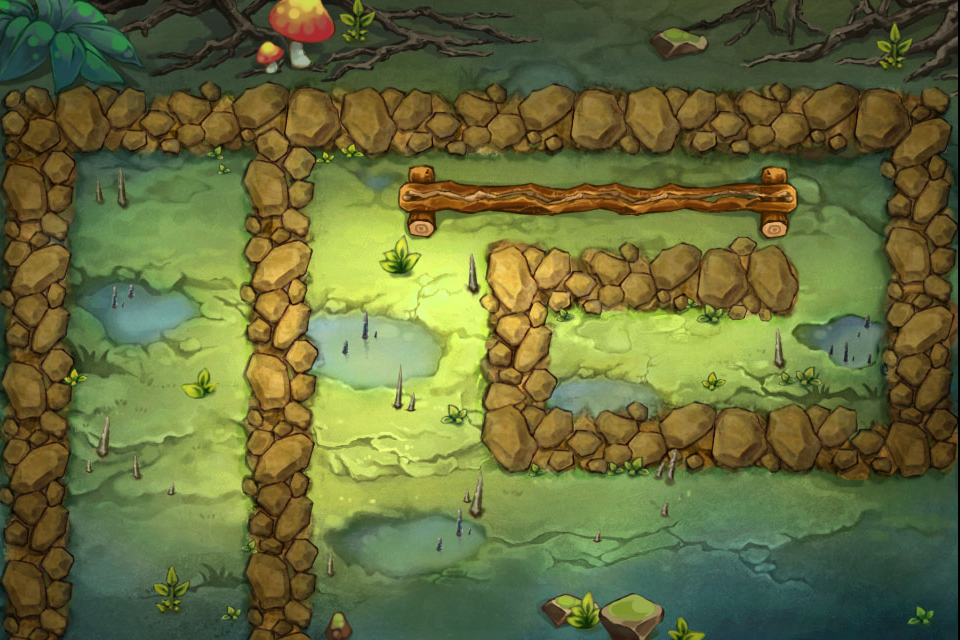

Tiled map render using the project's own tile images. Description and the map definition, with tile-layer contents summarised, below:
An orthogonal 12x8 tile map with 80x80 px tiles, 1 tile layer (Background) and 7 objects (3x grass, woodhero, Stone1.png, branches.png, stakes.png).

<map version="1.0" orientation="orthogonal" width="12" height="8" tilewidth="80" tileheight="80">
 <tileset firstgid="1" name="level4_4bg" tilewidth="80" tileheight="80">
  <tileoffset x="-2" y="0" />
  <image source="level4_4bg.jpg" width="960" height="640" />
  <tile id="12">
   <properties>
    <property name="tiletype" value="0" />
   </properties>
  </tile>
  <tile id="13">
   <properties>
    <property name="tiletype" value="0" />
   </properties>
  </tile>
  <tile id="14">
   <properties>
    <property name="tiletype" value="0" />
   </properties>
  </tile>
  <tile id="15">
   <properties>
    <property name="tiletype" value="0" />
   </properties>
  </tile>
  <tile id="16">
   <properties>
    <property name="tiletype" value="0" />
   </properties>
  </tile>
  <tile id="17">
   <properties>
    <property name="tiletype" value="0" />
   </properties>
  </tile>
  <tile id="18">
   <properties>
    <property name="tiletype" value="0" />
   </properties>
  </tile>
  <tile id="19">
   <properties>
    <property name="tiletype" value="0" />
   </properties>
  </tile>
  <tile id="20">
   <properties>
    <property name="tiletype" value="0" />
   </properties>
  </tile>
  <tile id="21">
   <properties>
    <property name="tiletype" value="0" />
   </properties>
  </tile>
  <tile id="22">
   <properties>
    <property name="tiletype" value="0" />
   </properties>
  </tile>
  <tile id="23">
   <properties>
    <property name="tiletype" value="0" />
   </properties>
  </tile>
  <tile id="24">
   <properties>
    <property name="tiletype" value="0" />
   </properties>
  </tile>
  <tile id="25">
   <properties>
    <property name="tiletype" value="1" />
   </properties>
  </tile>
  <tile id="26">
   <properties>
    <property name="tiletype" value="1" />
   </properties>
  </tile>
  <tile id="27">
   <properties>
    <property name="tiletype" value="0" />
   </properties>
  </tile>
  <tile id="28">
   <properties>
    <property name="tiletype" value="1" />
   </properties>
  </tile>
  <tile id="29">
   <properties>
    <property name="tiletype" value="2" />
   </properties>
  </tile>
  <tile id="30">
   <properties>
    <property name="tiletype" value="2" />
   </properties>
  </tile>
  <tile id="31">
   <properties>
    <property name="tiletype" value="2" />
   </properties>
  </tile>
  <tile id="32">
   <properties>
    <property name="tiletype" value="2" />
   </properties>
  </tile>
  <tile id="33">
   <properties>
    <property name="tiletype" value="2" />
   </properties>
  </tile>
  <tile id="34">
   <properties>
    <property name="tiletype" value="1" />
   </properties>
  </tile>
  <tile id="35">
   <properties>
    <property name="tiletype" value="0" />
   </properties>
  </tile>
  <tile id="36">
   <properties>
    <property name="tiletype" value="0" />
   </properties>
  </tile>
  <tile id="37">
   <properties>
    <property name="tiletype" value="1" />
   </properties>
  </tile>
  <tile id="38">
   <properties>
    <property name="tiletype" value="1" />
   </properties>
  </tile>
  <tile id="39">
   <properties>
    <property name="tiletype" value="0" />
   </properties>
  </tile>
  <tile id="40">
   <properties>
    <property name="tiletype" value="1" />
   </properties>
  </tile>
  <tile id="41">
   <properties>
    <property name="tiletype" value="1" />
   </properties>
  </tile>
  <tile id="42">
   <properties>
    <property name="tiletype" value="0" />
   </properties>
  </tile>
  <tile id="43">
   <properties>
    <property name="tiletype" value="0" />
   </properties>
  </tile>
  <tile id="44">
   <properties>
    <property name="tiletype" value="0" />
   </properties>
  </tile>
  <tile id="45">
   <properties>
    <property name="tiletype" value="0" />
   </properties>
  </tile>
  <tile id="46">
   <properties>
    <property name="tiletype" value="1" />
   </properties>
  </tile>
  <tile id="47">
   <properties>
    <property name="tiletype" value="0" />
   </properties>
  </tile>
  <tile id="48">
   <properties>
    <property name="tiletype" value="0" />
   </properties>
  </tile>
  <tile id="49">
   <properties>
    <property name="tiletype" value="1" />
   </properties>
  </tile>
  <tile id="50">
   <properties>
    <property name="tiletype" value="1" />
   </properties>
  </tile>
  <tile id="51">
   <properties>
    <property name="tiletype" value="0" />
   </properties>
  </tile>
  <tile id="52">
   <properties>
    <property name="tiletype" value="1" />
   </properties>
  </tile>
  <tile id="53">
   <properties>
    <property name="tiletype" value="1" />
   </properties>
  </tile>
  <tile id="54">
   <properties>
    <property name="tiletype" value="0" />
   </properties>
  </tile>
  <tile id="55">
   <properties>
    <property name="tiletype" value="1" />
   </properties>
  </tile>
  <tile id="56">
   <properties>
    <property name="tiletype" value="1" />
   </properties>
  </tile>
  <tile id="57">
   <properties>
    <property name="tiletype" value="1" />
   </properties>
  </tile>
  <tile id="58">
   <properties>
    <property name="tiletype" value="1" />
   </properties>
  </tile>
  <tile id="59">
   <properties>
    <property name="tiletype" value="0" />
   </properties>
  </tile>
  <tile id="60">
   <properties>
    <property name="tiletype" value="0" />
   </properties>
  </tile>
  <tile id="61">
   <properties>
    <property name="tiletype" value="1" />
   </properties>
  </tile>
  <tile id="62">
   <properties>
    <property name="tiletype" value="1" />
   </properties>
  </tile>
  <tile id="63">
   <properties>
    <property name="tiletype" value="0" />
   </properties>
  </tile>
  <tile id="64">
   <properties>
    <property name="tiletype" value="1" />
   </properties>
  </tile>
  <tile id="65">
   <properties>
    <property name="tiletype" value="1" />
   </properties>
  </tile>
  <tile id="66">
   <properties>
    <property name="tiletype" value="0" />
   </properties>
  </tile>
  <tile id="67">
   <properties>
    <property name="tiletype" value="0" />
   </properties>
  </tile>
  <tile id="68">
   <properties>
    <property name="tiletype" value="0" />
   </properties>
  </tile>
  <tile id="69">
   <properties>
    <property name="tiletype" value="0" />
   </properties>
  </tile>
  <tile id="70">
   <properties>
    <property name="tiletype" value="0" />
   </properties>
  </tile>
  <tile id="71">
   <properties>
    <property name="tiletype" value="0" />
   </properties>
  </tile>
  <tile id="72">
   <properties>
    <property name="tiletype" value="0" />
   </properties>
  </tile>
  <tile id="73">
   <properties>
    <property name="tiletype" value="1" />
   </properties>
  </tile>
  <tile id="74">
   <properties>
    <property name="tiletype" value="1" />
   </properties>
  </tile>
  <tile id="75">
   <properties>
    <property name="tiletype" value="0" />
   </properties>
  </tile>
  <tile id="76">
   <properties>
    <property name="tiletype" value="1" />
   </properties>
  </tile>
  <tile id="77">
   <properties>
    <property name="tiletype" value="1" />
   </properties>
  </tile>
  <tile id="78">
   <properties>
    <property name="tiletype" value="1" />
   </properties>
  </tile>
  <tile id="79">
   <properties>
    <property name="tiletype" value="1" />
   </properties>
  </tile>
  <tile id="80">
   <properties>
    <property name="tiletype" value="1" />
   </properties>
  </tile>
  <tile id="81">
   <properties>
    <property name="tiletype" value="1" />
   </properties>
  </tile>
  <tile id="82">
   <properties>
    <property name="tiletype" value="1" />
   </properties>
  </tile>
  <tile id="83">
   <properties>
    <property name="tiletype" value="1" />
   </properties>
  </tile>
  <tile id="84">
   <properties>
    <property name="tiletype" value="0" />
   </properties>
  </tile>
  <tile id="85">
   <properties>
    <property name="tiletype" value="1" />
   </properties>
  </tile>
  <tile id="86">
   <properties>
    <property name="tiletype" value="1" />
   </properties>
  </tile>
  <tile id="87">
   <properties>
    <property name="tiletype" value="0" />
   </properties>
  </tile>
 </tileset>
 <layer name="Background" width="12" height="8">
  <data>[96 cells, 96 non-empty, 96 distinct tile ids]</data>
 </layer>
 <objectgroup name="Objects" width="12" height="8">
  <object name="woodhero" x="674" y="198" />
  <object name="grass" x="413" y="647" />
  <object name="grass" x="491" y="614" />
  <object name="grass" x="742" y="669" />
  <object name="Stone1.png" x="779" y="608" />
  <object name="branches.png" x="888" y="584" />
  <object name="stakes.png" x="106" y="613" />
 </objectgroup>
</map>
